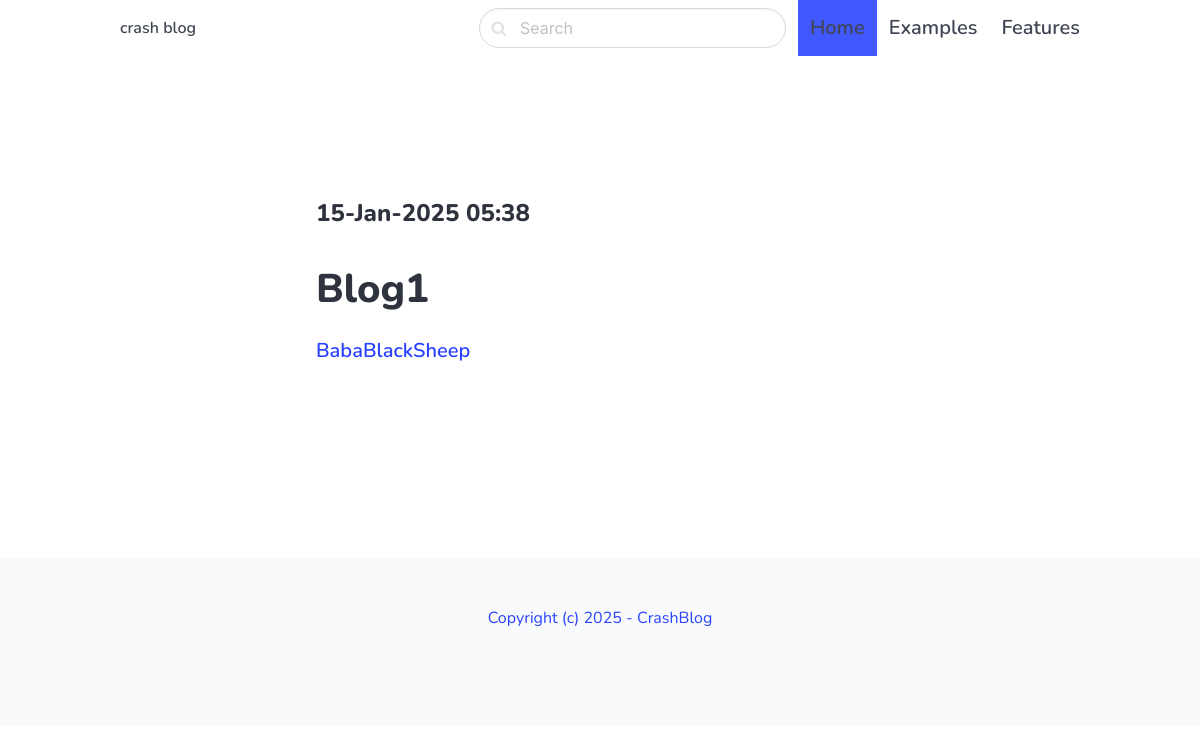
/, run on an earlier commit of the app's database.
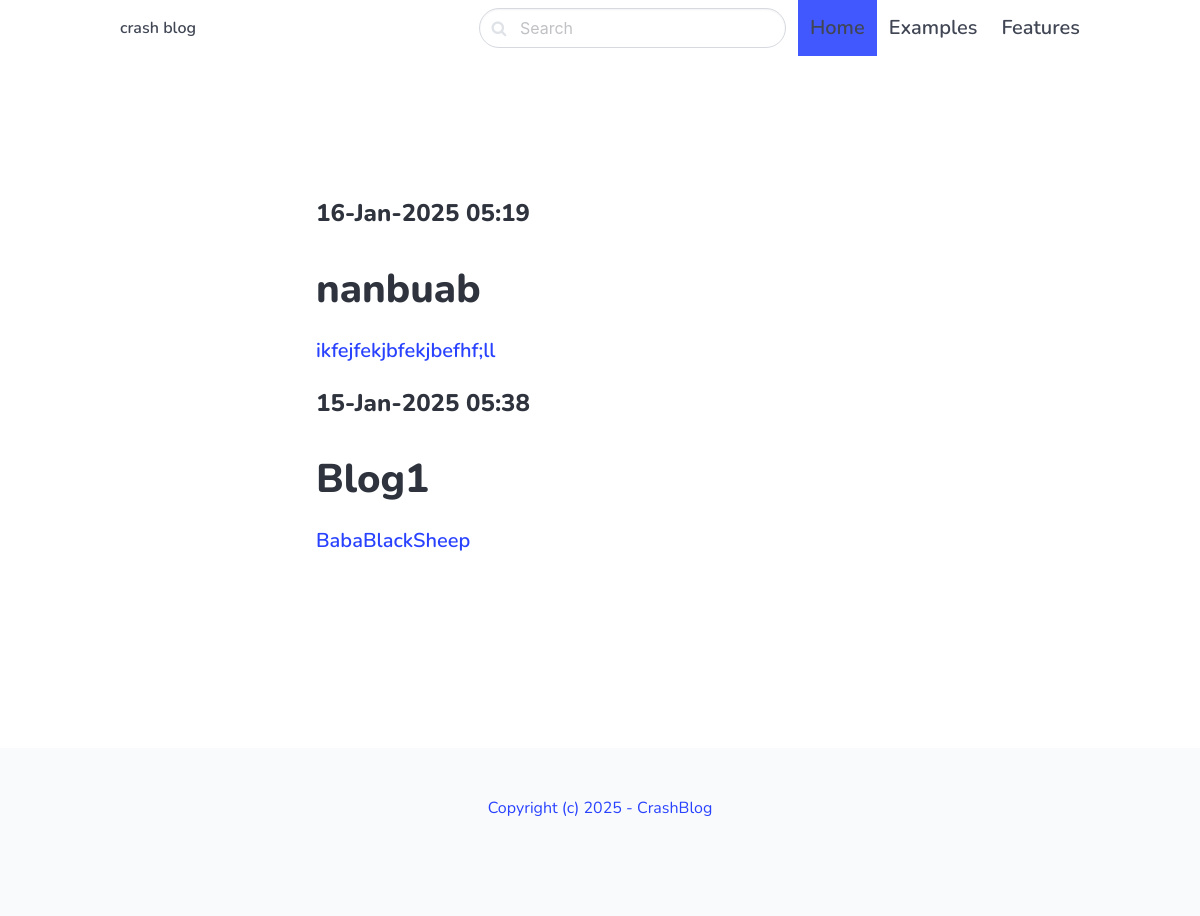
And on a later commit of the database.
### blog/models.py (models this page shows)
class PostBlog(models.Model):
    title = models.CharField(max_length=255)
    intro = models.TextField()
    body = models.TextField()
    slug = models.SlugField()    #those goofy ahh site url part
    created_at = models.DateTimeField(default = timezone.now) #dont use timezone.now() i.e. callable function as parameters but use timezone.now i.e. without brackets
    class Meta:
        ordering = ("-created_at",)           #latest one is first i.e. descending

### core/views.py (the view)
# urls.py: path('', frontpage, name = "frontpage"),
def frontpage(request):
    posts = PostBlog.objects.all()                  #queryset with all the rows
    context = {"posts": posts}
    return render(request, "core/frontpage.html", context)

### core/templates/core/frontpage.html (shortened to what this page needs)
{% extends 'core/base.html' %}
{% block content %}
    <section class="hero ">
        <div class="hero-body">
            <div class="container">
                <section class="section">
                    <div class="columns">
                      <div class="column is-8 is-offset-2">
                        {% for post in posts %}
                            <div class="content is-medium">
                                <a href="{% url 'post_detail' post.slug %}">
                                <h2 class="subtitle is-4">{{ post.created_at | date:'d-M-Y h:i'  }}</h2>
                                <h1 class="title">{{ post.title }}</h1>
                                <p><strong> {{ post.intro }} </strong></p>
                            </div>
                        {% endfor %}
                      </div>
                    </div>
                </section>
            </div>
        </div>
    </section>
{% endblock %}

What changed in the data, as far as the page shows it:
added PostBlog: created_at "16-Jan-2025 05:19", title "nanbuab", intro "ikfejfekjbfekjbefhf;ll"
